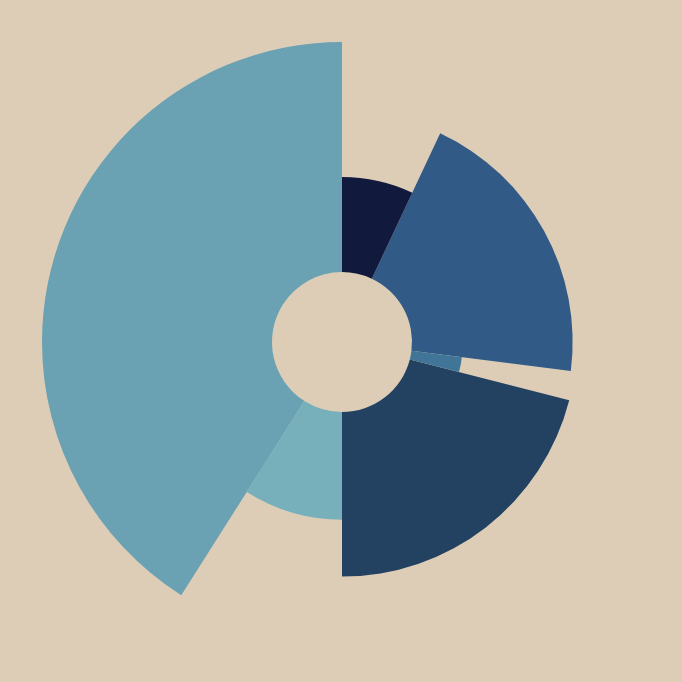

The notebook cell saved with this chart:
### Markdown cell above
### Chart Lake Area

### Code cell
# main chart (background)

continent_colors = {
    "Europe": "#6AA2B3",
    "Africa": "#234261",
    "Asia": "#315B86",
    "Australia": "#407597",
    "North America": "#11193D",
    "South America": "#77B0BB"
}


chart = alt.Chart(result).encode(
    theta=alt.Theta("percent_area:Q", stack=True),
    radius=alt.Radius("percent_area", scale=alt.Scale(type="sqrt", zero=True, rangeMin=70, rangeMax=300)),
    color=alt.Color("continent:N", scale=alt.Scale(domain=list(continent_colors.keys()), range=list(continent_colors.values())), legend=None),  # Color by continent
    order=alt.Order("order:Q", sort="ascending"),
    tooltip=['order','continent', 'area_km2']
).mark_arc(innerRadius=70, stroke="transparent"
).properties(
    width=600,
    height=600
).configure(
    padding={"left": 40, "top": 40, "right": 40, "bottom": 40},
    background='#DDCDB7'
).configure_view(
    strokeWidth=0
)

chart

### Figure 1 — Vega-Lite specification as saved in the notebook (floating-point values rounded to 4 significant figures)
{"config": {"view": {"continuousWidth": 400, "continuousHeight": 300, "strokeWidth": 0}, "background": "#DDCDB7", "padding": {"left": 40, "top": 40, "right": 40, "bottom": 40}}, "data": {"name": "data-da5fc68eb6d832df98854a329446a8ae"}, "mark": {"type": "arc", "innerRadius": 70, "stroke": "transparent"}, "encoding": {"color": {"field": "continent", "legend": null, "scale": {"domain": ["Europe", "Africa", "Asia", "Australia", "North America", "South America"], "range": ["#11193D", "#234261", "#315B86", "#407597", "#6AA2B3", "#77B0BB"]}, "type": "nominal"}, "order": {"field": "order", "sort": "ascending", "type": "quantitative"}, "radius": {"field": "percent_area", "scale": {"rangeMax": 300, "rangeMin": 70, "type": "sqrt", "zero": true}, "type": "quantitative"}, "theta": {"field": "percent_area", "stack": true, "type": "quantitative"}, "tooltip": [{"field": "order", "type": "quantitative"}, {"field": "continent", "type": "nominal"}, {"field": "area_km2", "type": "quantitative"}]}, "height": 600, "width": 600, "$schema": "https://vega.github.io/schema/vega-lite/v4.17.0.json", "datasets": {"data-da5fc68eb6d832df98854a329446a8ae": [{"continent": "Africa", "area_km2": 317100.0, "count": 162, "lat": 1.056, "lon": 23.9, "percent_area": 21.0, "percent_count": 8.0, "x": 2.0, "y": 1.0, "order": 5}, {"continent": "Asia", "area_km2": 296800.0, "count": 600, "lat": 40.86, "lon": 91.75, "percent_area": 20.0, "percent_count": 30.0, "x": 3.0, "y": 2.5, "order": 2}, {"continent": "Australia", "area_km2": 29520.0, "count": 53, "lat": -30.01, "lon": 133.6, "percent_area": 2.0, "percent_count": 3.0, "x": 3.0, "y": 1.0, "order": 4}, {"continent": "Europe", "area_km2": 111400.0, "count": 291, "lat": 55.43, "lon": 23.22, "percent_area": 7.0, "percent_count": 14.0, "x": 2.0, "y": 3.0, "order": 1}, {"continent": "North America", "area_km2": 615900.0, "count": 734, "lat": 52.08, "lon": -100.2, "percent_area": 41.0, "percent_count": 36.0, "x": 1.0, "y": 3.0, "order": 7}, {"continent": "South America", "area_km2": 135800.0, "count": 171, "lat": -23.62, "lon": -63.02, "percent_area": 9.0, "percent_count": 8.0, "x": 1.5, "y": 1.0, "order": 6}]}}
